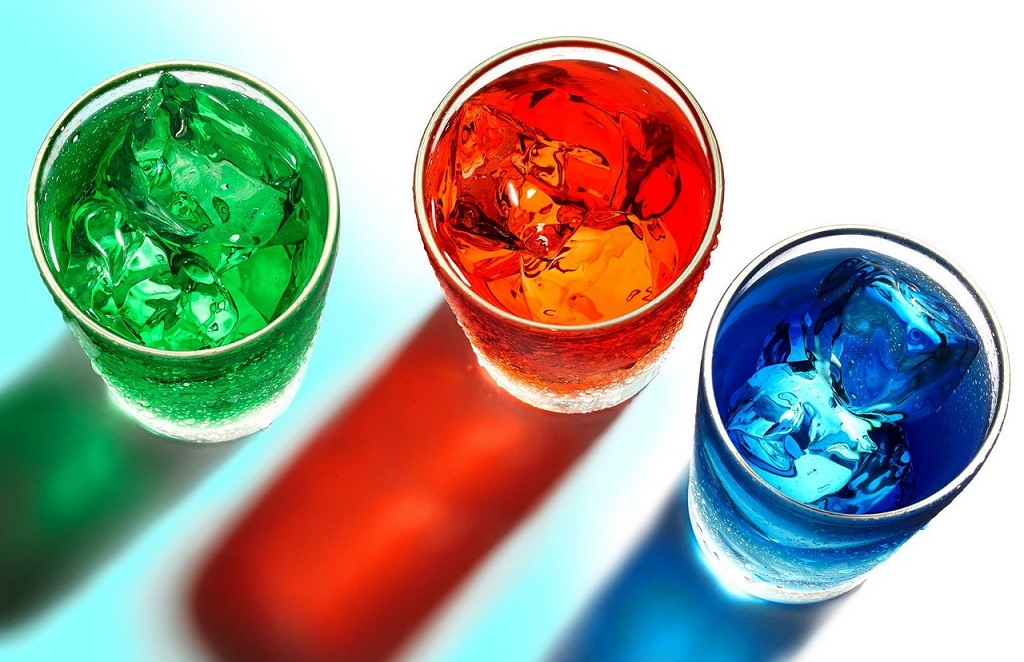
#> input picture rgb.jpg, 1024 x 662 px
$ python 009-RGB-Merge.py
#> lines starting #> are read from the running program, lines starting #| are printed output that depends on the picture
import cv2
import numpy as np

# Read the color image from a file
image = cv2.imread('rgb.jpg')
#> image is the input picture: shape (662, 1024, 3); mean B, G, R 149.1, 160.2, 156.2

# Split the color image into its R, G, and B channels
blue_channel, green_channel, red_channel = cv2.split(image)
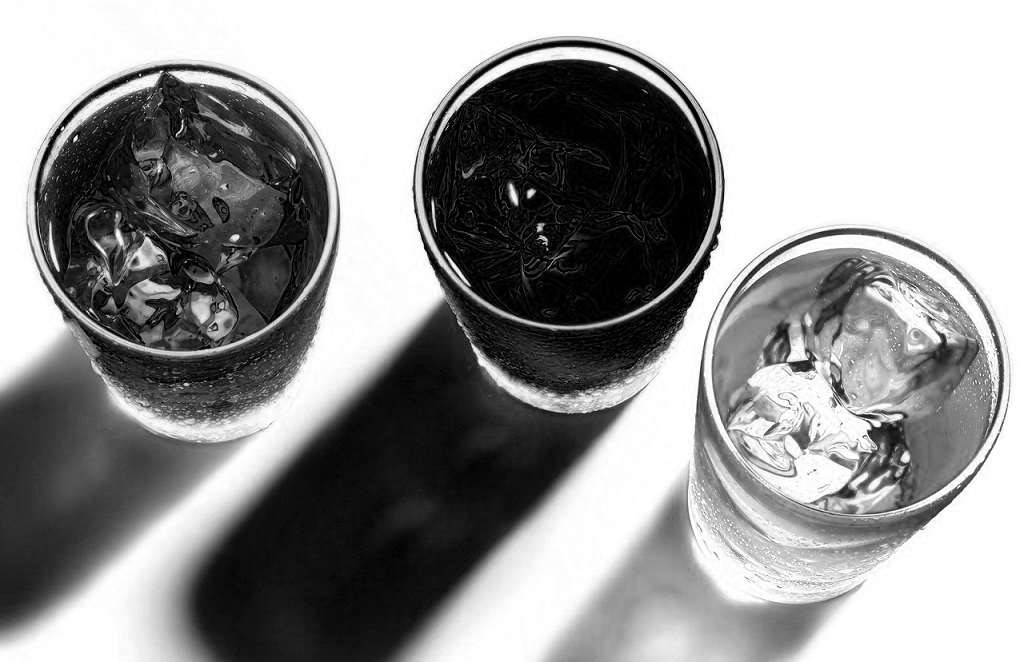
#> blue_channel: shape (662, 1024); min 0, max 255, mean 149.1
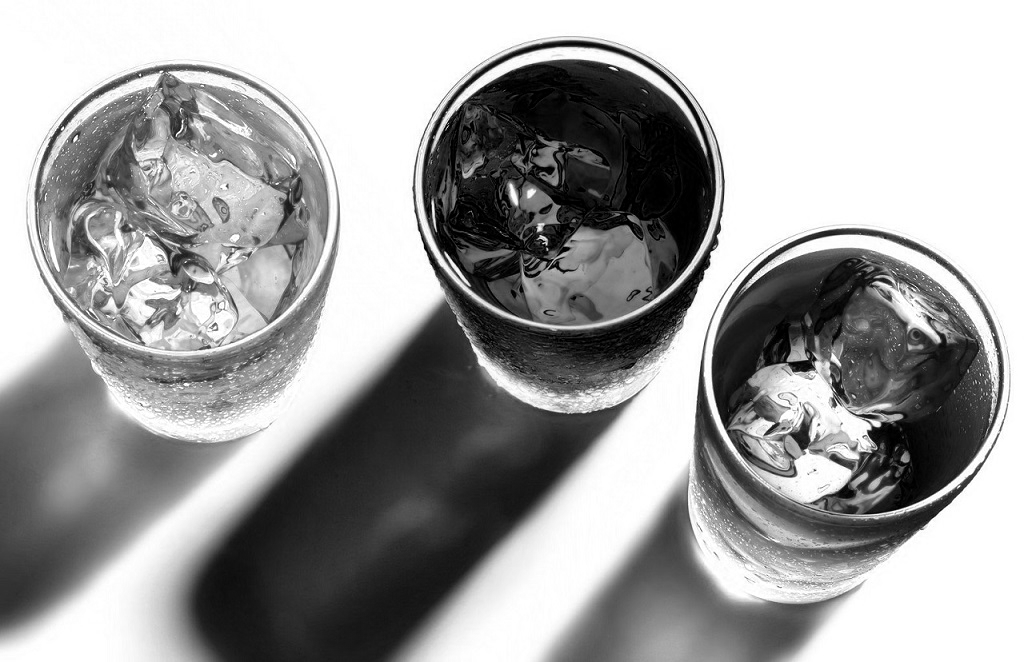
#> green_channel: shape (662, 1024); min 0, max 255, mean 160.2
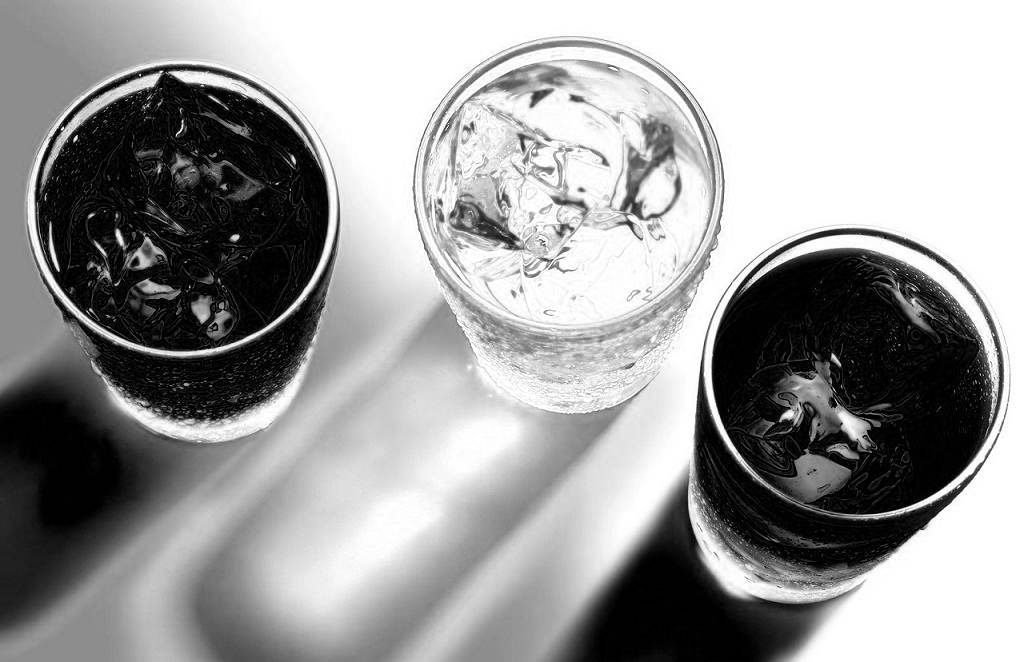
#> red_channel: shape (662, 1024); min 0, max 255, mean 156.2

# Display the individual color channels
# cv2.imshow('Red Channel', red_channel)
# cv2.imshow('Green Channel', green_channel)
# cv2.imshow('Blue Channel', blue_channel)

# Generate the color image by merging the R, G, and B channels
color_image = cv2.merge([blue_channel, green_channel, red_channel])

# Display the color image
cv2.imshow('Color Image', color_image)

# Wait for a key press and then close all windows
cv2.waitKey(0)
cv2.destroyAllWindows()
